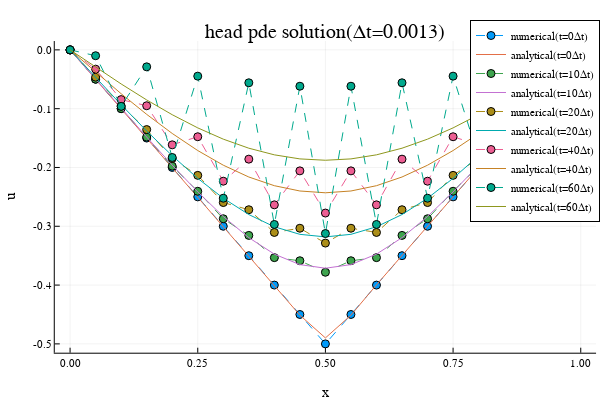

The cell this chart's notebook holds for it:
### Code cell
Δt = 0.0013
heat_pde_plots(x,t₁₃,U₁₃;Δt=Δt)
title!("head pde solution(Δt=$Δt)")

### Figure 1 — Plotly figure (JSON) as saved in the notebook; plotly's stock layout.template omitted (floating-point values rounded to 4 significant figures)
{"data": [{"colorbar": {"len": 0.8657, "title": {"text": ""}, "x": 0.9934, "y": 0.5087}, "legendgroup": "numerical(t=0Δt)", "line": {"color": "rgba(0, 154, 250, 1.000)", "dash": "dash", "shape": "linear", "width": 1}, "marker": {"color": "rgba(0, 154, 250, 1.000)", "line": {"color": "rgba(0, 0, 0, 1)", "width": 1}, "size": 8, "symbol": "circle"}, "mode": "lines+markers", "name": "numerical(t=0Δt)", "showlegend": true, "type": "scatter", "x": [0, 0.05, 0.1, 0.15, 0.2, 0.25, 0.3, 0.35, 0.4, 0.45, 0.5, 0.55, 0.6, 0.65, 0.7, 0.75, 0.8, 0.85, 0.9, 0.95, 1], "xaxis": "x", "y": [0, -0.05, -0.1, -0.15, -0.2, -0.25, -0.3, -0.35, -0.4, -0.45, -0.5, -0.45, -0.4, -0.35, -0.3, -0.25, -0.2, -0.15, -0.1, -0.05, 0], "yaxis": "y"}, {"colorbar": {"len": 0.8657, "title": {"text": ""}, "x": 0.9934, "y": 0.5087}, "legendgroup": "analytical(t=0Δt)", "line": {"color": "rgba(227, 111, 71, 1.000)", "dash": "solid", "shape": "linear", "width": 1}, "mode": "lines", "name": "analytical(t=0Δt)", "showlegend": true, "type": "scatter", "x": [0, 0.05, 0.1, 0.15, 0.2, 0.25, 0.3, 0.35, 0.4, 0.45, 0.5, 0.55, 0.6, 0.65, 0.7, 0.75, 0.8, 0.85, 0.9, 0.95, 1], "xaxis": "x", "y": [0, -0.05001, -0.09998, -0.15, -0.2, -0.2501, -0.2999, -0.3502, -0.3996, -0.4512, -0.4899, -0.4512, -0.3996, -0.3502, -0.2999, -0.2501, -0.2, -0.15, -0.09998, -0.05001, -1.954e-18], "yaxis": "y"}, {"colorbar": {"len": 0.8657, "title": {"text": ""}, "x": 0.9934, "y": 0.5087}, "legendgroup": "numerical(t=10Δt)", "line": {"color": "rgba(62, 164, 78, 1.000)", "dash": "dash", "shape": "linear", "width": 1}, "marker": {"color": "rgba(62, 164, 78, 1.000)", "line": {"color": "rgba(0, 0, 0, 1)", "width": 1}, "size": 8, "symbol": "circle"}, "mode": "lines+markers", "name": "numerical(t=10Δt)", "showlegend": true, "type": "scatter", "x": [0, 0.05, 0.1, 0.15, 0.2, 0.25, 0.3, 0.35, 0.4, 0.45, 0.5, 0.55, 0.6, 0.65, 0.7, 0.75, 0.8, 0.85, 0.9, 0.95, 1], "xaxis": "x", "y": [0, -0.04986, -0.09982, -0.1483, -0.1978, -0.2405, -0.2872, -0.3155, -0.3533, -0.3586, -0.3782, -0.3586, -0.3533, -0.3155, -0.2872, -0.2405, -0.1978, -0.1483, -0.09982, -0.04986, 0], "yaxis": "y"}, {"colorbar": {"len": 0.8657, "title": {"text": ""}, "x": 0.9934, "y": 0.5087}, "legendgroup": "analytical(t=10Δt)", "line": {"color": "rgba(195, 113, 210, 1.000)", "dash": "solid", "shape": "linear", "width": 1}, "mode": "lines", "name": "analytical(t=10Δt)", "showlegend": true, "type": "scatter", "x": [0, 0.05, 0.1, 0.15, 0.2, 0.25, 0.3, 0.35, 0.4, 0.45, 0.5, 0.55, 0.6, 0.65, 0.7, 0.75, 0.8, 0.85, 0.9, 0.95, 1], "xaxis": "x", "y": [0, -0.04977, -0.09932, -0.1483, -0.1961, -0.2416, -0.2834, -0.3194, -0.3474, -0.3652, -0.3713, -0.3652, -0.3474, -0.3194, -0.2834, -0.2416, -0.1961, -0.1483, -0.09932, -0.04977, -3.883e-17], "yaxis": "y"}, {"colorbar": {"len": 0.8657, "title": {"text": ""}, "x": 0.9934, "y": 0.5087}, "legendgroup": "numerical(t=20Δt)", "line": {"color": "rgba(172, 142, 24, 1.000)", "dash": "dash", "shape": "linear", "width": 1}, "marker": {"color": "rgba(172, 142, 24, 1.000)", "line": {"color": "rgba(0, 0, 0, 1)", "width": 1}, "size": 8, "symbol": "circle"}, "mode": "lines+markers", "name": "numerical(t=20Δt)", "showlegend": true, "type": "scatter", "x": [0, 0.05, 0.1, 0.15, 0.2, 0.25, 0.3, 0.35, 0.4, 0.45, 0.5, 0.55, 0.6, 0.65, 0.7, 0.75, 0.8, 0.85, 0.9, 0.95, 1], "xaxis": "x", "y": [0, -0.04638, -0.09544, -0.1355, -0.1847, -0.2134, -0.2597, -0.2719, -0.3105, -0.3033, -0.3286, -0.3033, -0.3105, -0.2719, -0.2597, -0.2134, -0.1847, -0.1355, -0.09544, -0.04638, 0], "yaxis": "y"}, {"colorbar": {"len": 0.8657, "title": {"text": ""}, "x": 0.9934, "y": 0.5087}, "legendgroup": "analytical(t=20Δt)", "line": {"color": "rgba(0, 170, 174, 1.000)", "dash": "solid", "shape": "linear", "width": 1}, "mode": "lines", "name": "analytical(t=20Δt)", "showlegend": true, "type": "scatter", "x": [0, 0.05, 0.1, 0.15, 0.2, 0.25, 0.3, 0.35, 0.4, 0.45, 0.5, 0.55, 0.6, 0.65, 0.7, 0.75, 0.8, 0.85, 0.9, 0.95, 1], "xaxis": "x", "y": [0, -0.04704, -0.0933, -0.138, -0.1801, -0.2185, -0.2523, -0.2801, -0.3008, -0.3137, -0.3181, -0.3137, -0.3008, -0.2801, -0.2523, -0.2185, -0.1801, -0.138, -0.0933, -0.04704, -3.677e-17], "yaxis": "y"}, {"colorbar": {"len": 0.8657, "title": {"text": ""}, "x": 0.9934, "y": 0.5087}, "legendgroup": "numerical(t=40Δt)", "line": {"color": "rgba(237, 94, 147, 1.000)", "dash": "dash", "shape": "linear", "width": 1}, "marker": {"color": "rgba(237, 94, 147, 1.000)", "line": {"color": "rgba(0, 0, 0, 1)", "width": 1}, "size": 8, "symbol": "circle"}, "mode": "lines+markers", "name": "numerical(t=40Δt)", "showlegend": true, "type": "scatter", "x": [0, 0.05, 0.1, 0.15, 0.2, 0.25, 0.3, 0.35, 0.4, 0.45, 0.5, 0.55, 0.6, 0.65, 0.7, 0.75, 0.8, 0.85, 0.9, 0.95, 1], "xaxis": "x", "y": [0, -0.03278, -0.08458, -0.09502, -0.1615, -0.1477, -0.2233, -0.1858, -0.2635, -0.2058, -0.2775, -0.2058, -0.2635, -0.1858, -0.2233, -0.1477, -0.1615, -0.09502, -0.08458, -0.03278, 0], "yaxis": "y"}, {"colorbar": {"len": 0.8657, "title": {"text": ""}, "x": 0.9934, "y": 0.5087}, "legendgroup": "analytical(t=40Δt)", "line": {"color": "rgba(198, 130, 37, 1.000)", "dash": "solid", "shape": "linear", "width": 1}, "mode": "lines", "name": "analytical(t=40Δt)", "showlegend": true, "type": "scatter", "x": [0, 0.05, 0.1, 0.15, 0.2, 0.25, 0.3, 0.35, 0.4, 0.45, 0.5, 0.55, 0.6, 0.65, 0.7, 0.75, 0.8, 0.85, 0.9, 0.95, 1], "xaxis": "x", "y": [0, -0.03775, -0.0746, -0.1097, -0.1422, -0.1712, -0.1961, -0.2162, -0.231, -0.24, -0.243, -0.24, -0.231, -0.2162, -0.1961, -0.1712, -0.1422, -0.1097, -0.0746, -0.03775, -2.955e-17], "yaxis": "y"}, {"colorbar": {"len": 0.8657, "title": {"text": ""}, "x": 0.9934, "y": 0.5087}, "legendgroup": "numerical(t=60Δt)", "line": {"color": "rgba(0, 169, 141, 1.000)", "dash": "dash", "shape": "linear", "width": 1}, "marker": {"color": "rgba(0, 169, 141, 1.000)", "line": {"color": "rgba(0, 0, 0, 1)", "width": 1}, "size": 8, "symbol": "circle"}, "mode": "lines+markers", "name": "numerical(t=60Δt)", "showlegend": true, "type": "scatter", "x": [0, 0.05, 0.1, 0.15, 0.2, 0.25, 0.3, 0.35, 0.4, 0.45, 0.5, 0.55, 0.6, 0.65, 0.7, 0.75, 0.8, 0.85, 0.9, 0.95, 1], "xaxis": "x", "y": [0, -0.009982, -0.0961, -0.02887, -0.183, -0.0447, -0.2523, -0.056, -0.2969, -0.06185, -0.3123, -0.06185, -0.2969, -0.056, -0.2523, -0.0447, -0.183, -0.02887, -0.0961, -0.009982, 0], "yaxis": "y"}, {"colorbar": {"len": 0.8657, "title": {"text": ""}, "x": 0.9934, "y": 0.5087}, "legendgroup": "analytical(t=60Δt)", "line": {"color": "rgba(142, 151, 30, 1.000)", "dash": "solid", "shape": "linear", "width": 1}, "mode": "lines", "name": "analytical(t=60Δt)", "showlegend": true, "type": "scatter", "x": [0, 0.05, 0.1, 0.15, 0.2, 0.25, 0.3, 0.35, 0.4, 0.45, 0.5, 0.55, 0.6, 0.65, 0.7, 0.75, 0.8, 0.85, 0.9, 0.95, 1], "xaxis": "x", "y": [0, -0.02934, -0.05796, -0.08516, -0.1103, -0.1327, -0.1518, -0.1672, -0.1785, -0.1854, -0.1877, -0.1854, -0.1785, -0.1672, -0.1518, -0.1327, -0.1103, -0.08516, -0.05796, -0.02934, -2.297e-17], "yaxis": "y"}], "layout": {"annotations": [{"font": {"color": "rgba(0, 0, 0, 1)", "family": "sans-serif", "size": 20}, "rotation": 0, "showarrow": false, "text": "head pde solution(Δt=0.0013)", "x": 0.5424, "xanchor": "center", "xref": "paper", "y": 1, "yanchor": "top", "yref": "paper"}], "height": 400, "legend": {"bgcolor": "rgba(255, 255, 255, 1.000)", "bordercolor": "rgba(0, 0, 0, 1)", "borderwidth": 1, "font": {"color": "rgba(0, 0, 0, 1)", "family": "sans-serif", "size": 11}, "title": {"font": {"color": "rgba(0, 0, 0, 1)", "family": "sans-serif", "size": 15}, "text": ""}, "tracegroupgap": 0, "traceorder": "normal", "x": 1, "xanchor": "auto", "y": 1, "yanchor": "auto"}, "margin": {"b": 20, "l": 0, "r": 0, "t": 20}, "paper_bgcolor": "rgba(255, 255, 255, 1.000)", "plot_bgcolor": "rgba(255, 255, 255, 1.000)", "showlegend": true, "width": 600, "xaxis": {"anchor": "y", "domain": [0.09128, 0.9934], "gridcolor": "rgba(0, 0, 0, 0.1)", "gridwidth": 0.5, "linecolor": "rgba(0, 0, 0, 1)", "mirror": false, "range": [-0.03, 1.03], "showgrid": true, "showline": true, "showticklabels": true, "tickangle": 0, "tickcolor": "rgb(0, 0, 0)", "tickfont": {"color": "rgba(0, 0, 0, 1)", "family": "sans-serif", "size": 11}, "tickmode": "array", "ticks": "inside", "ticktext": ["0.00", "0.25", "0.50", "0.75", "1.00"], "tickvals": [0, 0.25, 0.5, 0.75, 1], "title": {"font": {"color": "rgba(0, 0, 0, 1)", "family": "sans-serif", "size": 15}, "text": "x"}, "type": "linear", "visible": true, "zeroline": false, "zerolinecolor": "rgba(0, 0, 0, 1)"}, "yaxis": {"anchor": "x", "domain": [0.07581, 0.9415], "gridcolor": "rgba(0, 0, 0, 0.1)", "gridwidth": 0.5, "linecolor": "rgba(0, 0, 0, 1)", "mirror": false, "range": [-0.515, 0.015], "showgrid": true, "showline": true, "showticklabels": true, "tickangle": 0, "tickcolor": "rgb(0, 0, 0)", "tickfont": {"color": "rgba(0, 0, 0, 1)", "family": "sans-serif", "size": 11}, "tickmode": "array", "ticks": "inside", "ticktext": ["-0.5", "-0.4", "-0.3", "-0.2", "-0.1", "0.0"], "tickvals": [-0.5, -0.4, -0.3, -0.2, -0.1, 0], "title": {"font": {"color": "rgba(0, 0, 0, 1)", "family": "sans-serif", "size": 15}, "text": "u"}, "type": "linear", "visible": true, "zeroline": false, "zerolinecolor": "rgba(0, 0, 0, 1)"}}}
